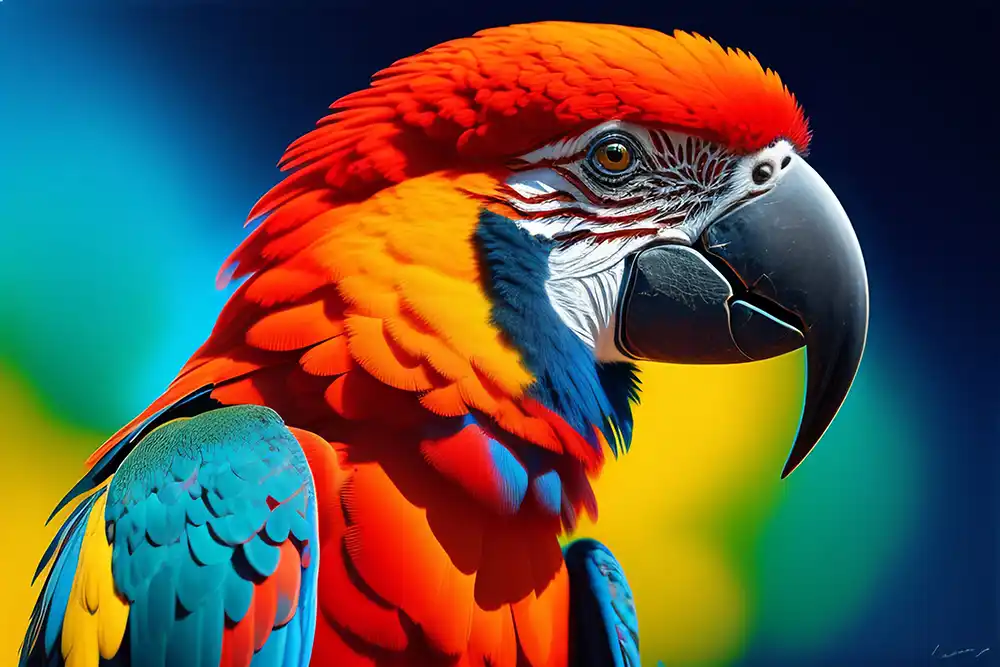
#> input picture Lab 4/Code/parrot-webp.webp, 1000 x 667 px, found by its file name
$ jupyter execute 2023.ipynb
#> lines starting #> are read from the running program, lines starting #| are printed output that depends on the picture
### Question 1

[cell 1]
import cv2
import glob

file_list = glob.glob('*.*')
print(file_list)

### Question 2

[cell 2]
from matplotlib import pyplot as plt
import cv2

img1  = cv2.imread("parrot-webp.webp")
#> img1 is the input picture: shape (667, 1000, 3); mean B, G, R 68.9, 84.6, 90.2
img2  = cv2.imread("gray.jpeg")
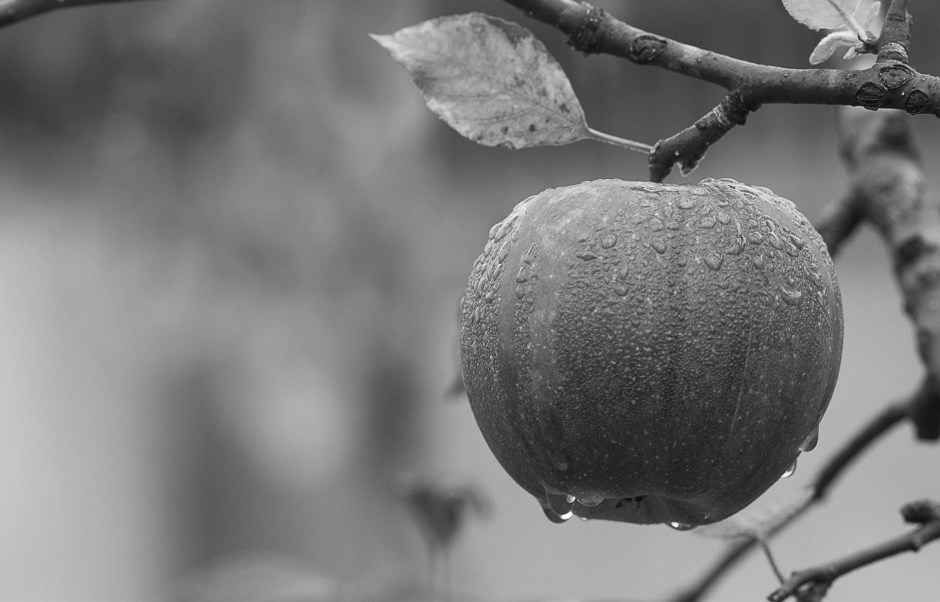
#> input picture Lab 4/Code/gray.jpeg, 1880 x 1204 px, found by its file name (shown at 1/2 size)
#> img2 is the input picture: shape (1204, 1880, 3); min 0, max 255, mean 121.2

img2 = cv2.resize(img2, (img1.shape[1], img1.shape[0]))
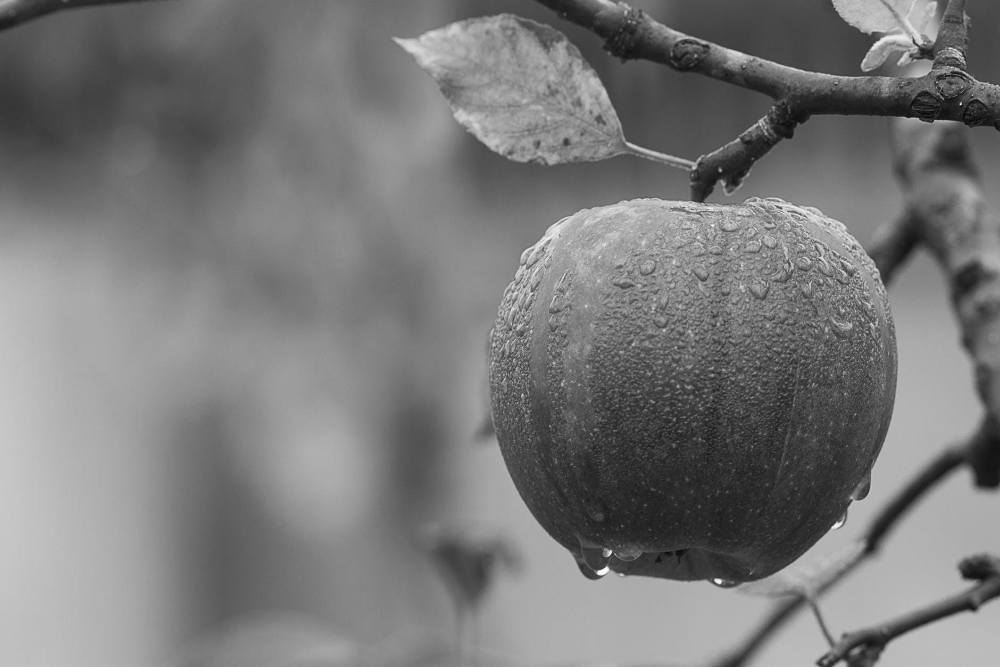
#> img2: shape (667, 1000, 3); min 5, max 255, mean 121.1

merged = cv2.addWeighted(img1, 0.5, img2, 0.5, 0)
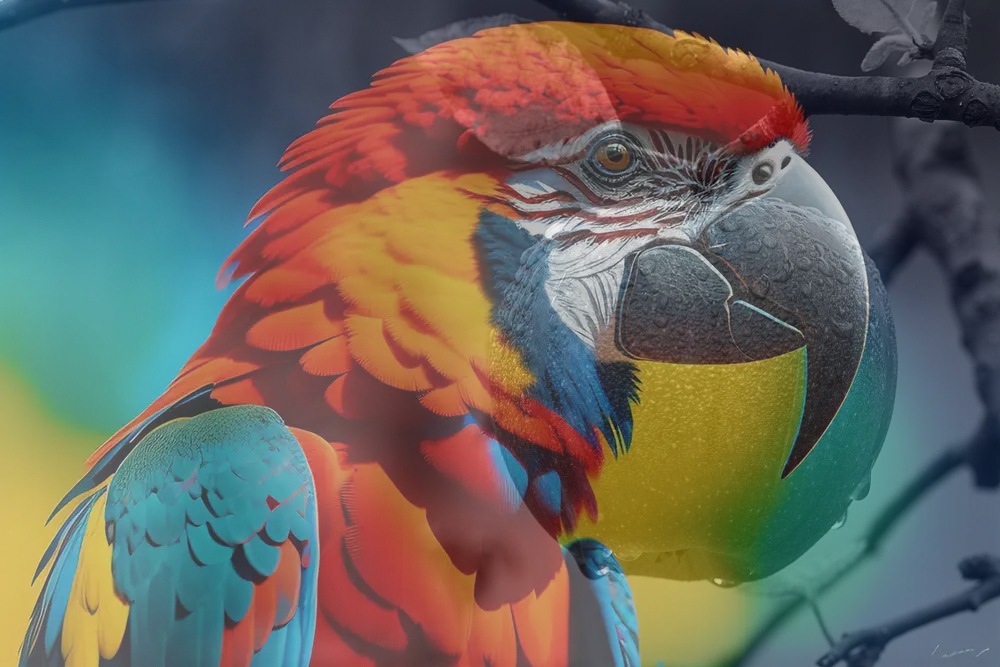
#> merged: shape (667, 1000, 3); mean B, G, R 95, 102.9, 105.7

plt.imshow(merged)

[cell 3]
from skimage import io
from matplotlib import pyplot as plt
from skimage.filters import gaussian, sobel
import cv2

img = io.imread("gray.jpeg")
#> img: shape (1204, 1880); min 0, max 255, mean 121.2
plt.imshow(img)

gaussian_using_skimage = gaussian(img, sigma=1, mode='constant', cval=0.0)
plt.imshow(gaussian_using_skimage)

img_gray = io.imread("gray.jpeg")
sobel_img = sobel(img_gray)
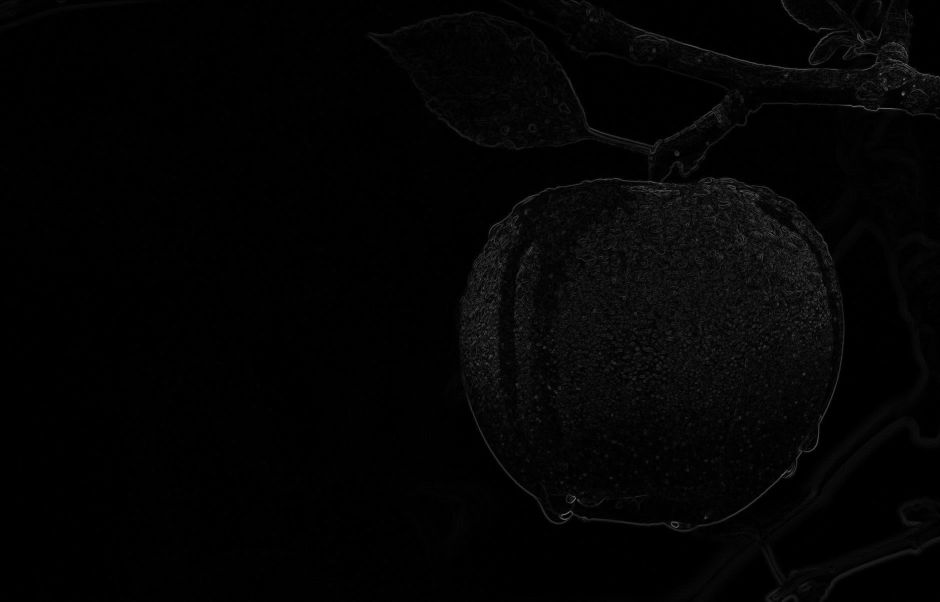
#> sobel_img: shape (1204, 1880) float64 (shown at 1/2 size); min 0, max 0.546, mean 0.016
plt.imshow(sobel_img, cmap='gray')
